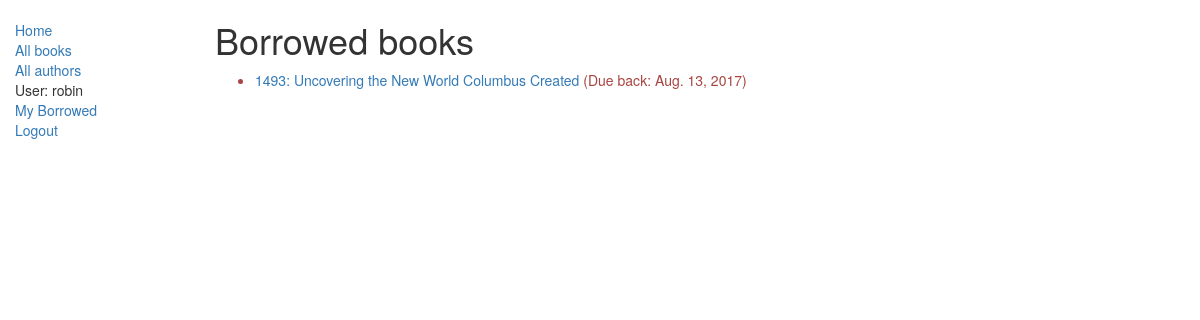
Screenshot of /catalog/mybooks/ (signed in) with the database file from the repository.
### catalog/models.py (models this page shows, shortened)
class BookInstance(models.Model):
    LOAN_STATUS = (
        ('m', 'Maintenance'),
        ('o', 'On loan'),
        ('a', 'Available'),
        ('r', 'Reserved'),
    )
    id = models.UUIDField(primary_key=True, default=uuid.uuid4, help_text="Unique ID for this book in library")
    book = models.ForeignKey('Book', on_delete=models.SET_NULL, null=True)
    imprint = models.CharField(max_length=200)
    due_back = models.DateField(null=True, blank=True)
    status = models.CharField(max_length=1, choices=LOAN_STATUS, blank=True, default='d', help_text='Book availability')
    borrower = models.ForeignKey(User, on_delete=models.SET_NULL, null=True, blank=True)
    class Meta:
        ordering = ["due_back"]
    @property
    def is_overdue(self):
        if self.due_back and date.today() > self.due_back:
            return True
        return False

class Book(models.Model):
    title = models.CharField(max_length=256)
    author = models.ForeignKey('Author', on_delete=models.SET_NULL, null=True)
    summary = models.TextField(max_length=1000, help_text="Enter a brief description of the book")
    isbn = models.CharField('ISBN', max_length=13, help_text='13 Character <a href="https://www.isbn-international.org/content/what-isbn">ISBN number</a>')
    genre = models.ManyToManyField(Genre, help_text="Select a genre for this book")
    language = models.ForeignKey('Language', on_delete=models.SET_NULL, null=True)
    def display_genre(self):
        """
        Creates a string for the Genre. This is required to display genre in Admin.
        """
        return ', '.join([genre.name for genre in self.genre.all()[:3]])
    display_genre.short_description = 'Genre'

### catalog/views.py (the view)
class LoanedBooksByUserListView(LoginRequiredMixin, generic.ListView):
    model = BookInstance
    template_name = 'catalog/bookinstance_list_borrowed_user.html'
    paginate_by = 10
    def get_queryset(self):
        return BookInstance.objects.filter(borrower=self.request.user).filter(status__exact='o').order_by('due_back')

### catalog/templates/catalog/bookinstance_list_borrowed_user.html (shortened to what this page needs)
{% extends 'base.html' %}
{% block content %}
    <h1>Borrowed books</h1>
    {% if bookinstance_list %}
    <ul>
      {% for bookinst in bookinstance_list %}
      <li class="{% if bookinst.is_overdue %}text-danger{% endif %}">
        <a href="{% url 'book-detail' bookinst.book.pk %}">{{bookinst.book.title}}</a> (Due back: {{ bookinst.due_back }})
      </li>
      {% endfor %}
    </ul>
    {% else %}
      <p><strong>{{ request.user }}</strong>, you have no books borrowed at this time.</p>
    {% endif %}
{% endblock %}

### catalog/templates/base.html (shortened to what this page needs)
<!DOCTYPE html>
<html lang="en">
<head>
  <link rel="stylesheet" href="https://maxcdn.bootstrapcdn.com/bootstrap/3.3.7/css/bootstrap.min.css">
  {% load static %}
  <link rel="stylesheet" href="{% static 'css/styles.css' %}">
</head>
<body>
  <div class="container-fluid">
    <div class="row">
      <div class="col-sm-2">
      {% block sidebar %}
      <ul class="sidebar-nav">
          <li><a href="{% url 'index' %}">Home</a></li>
          <li><a href="{% url 'books' %}">All books</a></li>
          <li><a href="{% url 'authors' %}">All authors</a></li>
      {% if user.is_authenticated %}
          <li>User: {{ user.get_username }}</li>
          <li><a href="{% url 'my-borrowed' %}">My Borrowed</a></li>
          <li><a href="{% url 'logout' %}">Logout</a></li>
       {% else %}
          <li><a href="{% url 'login' %}?next={{request.path}}">Login</a></li>
       {% endif %}
      </ul>
     {% endblock %}
      </div>
      <div class="col-sm-10 ">
      {% block content %}{% endblock %}
      </div>
    </div>
  </div>
</body>
</html>

### static/css/styles.css (style rules this page uses)
.sidebar-nav { margin-top: 20px; padding: 0; list-style: none; }

### rows the page displays
BookInstance: book "1493: Uncovering the New World Columbus Created", due_back "Aug. 13, 2017"

### other values shown
{{ user.get_username }} "robin"
